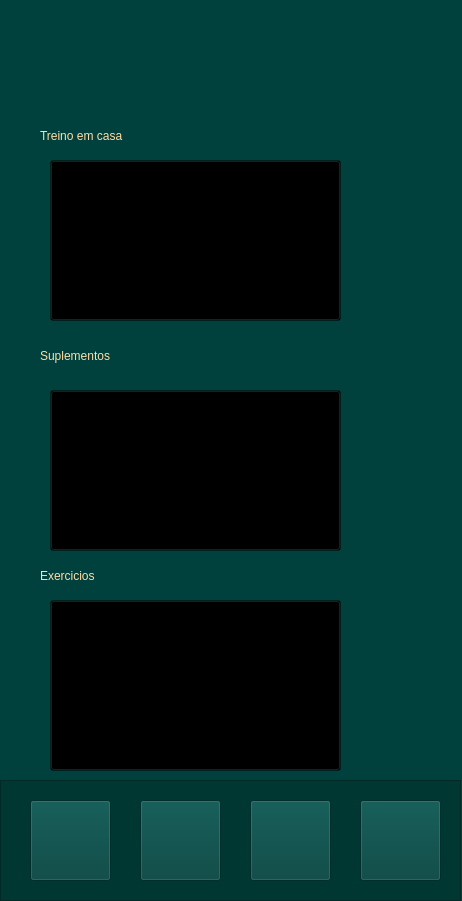
<?xml version="1.0" encoding="UTF-8"?>
<ui version="4.0">
 <class>Form</class>
 <widget class="QWidget" name="Form">
  <property name="geometry">
   <rect>
    <x>0</x>
    <y>0</y>
    <width>462</width>
    <height>901</height>
   </rect>
  </property>
  <property name="minimumSize">
   <size>
    <width>390</width>
    <height>844</height>
   </size>
  </property>
  <property name="windowTitle">
   <string>Form</string>
  </property>
  <property name="styleSheet">
   <string notr="true">background-color: #00413D;</string>
  </property>
  <widget class="QLabel" name="label_7">
   <property name="geometry">
    <rect>
     <x>220</x>
     <y>170</y>
     <width>361</width>
     <height>551</height>
    </rect>
   </property>
   <property name="text">
    <string/>
   </property>
   <property name="pixmap">
    <pixmap>fotos/fundomenu.png</pixmap>
   </property>
   <property name="scaledContents">
    <bool>true</bool>
   </property>
  </widget>
  <widget class="QLabel" name="label">
   <property name="geometry">
    <rect>
     <x>40</x>
     <y>120</y>
     <width>141</width>
     <height>31</height>
    </rect>
   </property>
   <property name="styleSheet">
    <string notr="true">font: 75 14pt &quot;Georgia&quot;;
font: 75 16pt &quot;Georgia&quot;;
color: #FFDDA6;
background-color: none;</string>
   </property>
   <property name="text">
    <string>Treino em casa</string>
   </property>
  </widget>
  <widget class="QLabel" name="label_2">
   <property name="geometry">
    <rect>
     <x>40</x>
     <y>340</y>
     <width>141</width>
     <height>31</height>
    </rect>
   </property>
   <property name="styleSheet">
    <string notr="true">font: 75 14pt &quot;Georgia&quot;;
font: 75 16pt &quot;Georgia&quot;;
color: #FFDDA6;
background-color: none;</string>
   </property>
   <property name="text">
    <string>Suplementos</string>
   </property>
  </widget>
  <widget class="QLabel" name="label_3">
   <property name="geometry">
    <rect>
     <x>40</x>
     <y>560</y>
     <width>141</width>
     <height>31</height>
    </rect>
   </property>
   <property name="styleSheet">
    <string notr="true">color: #FFDDA6;
font: 75 16pt &quot;Georgia&quot;;
background-color: none;</string>
   </property>
   <property name="text">
    <string>Exercicios</string>
   </property>
  </widget>
  <widget class="QFrame" name="barra">
   <property name="geometry">
    <rect>
     <x>0</x>
     <y>780</y>
     <width>461</width>
     <height>121</height>
    </rect>
   </property>
   <property name="minimumSize">
    <size>
     <width>81</width>
     <height>81</height>
    </size>
   </property>
   <property name="styleSheet">
    <string notr="true">#barra{
background-color: rgb(1, 55, 51);
}</string>
   </property>
   <property name="frameShape">
    <enum>QFrame::StyledPanel</enum>
   </property>
   <property name="frameShadow">
    <enum>QFrame::Raised</enum>
   </property>
   <widget class="QPushButton" name="config">
    <property name="geometry">
     <rect>
      <x>250</x>
      <y>20</y>
      <width>81</width>
      <height>81</height>
     </rect>
    </property>
    <property name="minimumSize">
     <size>
      <width>81</width>
      <height>81</height>
     </size>
    </property>
    <property name="styleSheet">
     <string notr="true">#menu{
border:none;
}</string>
    </property>
    <property name="text">
     <string/>
    </property>
    <property name="icon">
     <iconset>
      <normaloff>fotos/config.png</normaloff>fotos/config.png</iconset>
    </property>
    <property name="iconSize">
     <size>
      <width>81</width>
      <height>81</height>
     </size>
    </property>
   </widget>
   <widget class="QPushButton" name="menu_4">
    <property name="geometry">
     <rect>
      <x>30</x>
      <y>20</y>
      <width>81</width>
      <height>81</height>
     </rect>
    </property>
    <property name="minimumSize">
     <size>
      <width>81</width>
      <height>81</height>
     </size>
    </property>
    <property name="styleSheet">
     <string notr="true">#menu{
border:none;
}</string>
    </property>
    <property name="text">
     <string/>
    </property>
    <property name="icon">
     <iconset>
      <normaloff>fotos/menu.png</normaloff>fotos/menu.png</iconset>
    </property>
    <property name="iconSize">
     <size>
      <width>81</width>
      <height>81</height>
     </size>
    </property>
   </widget>
   <widget class="QPushButton" name="perfil">
    <property name="geometry">
     <rect>
      <x>360</x>
      <y>20</y>
      <width>81</width>
      <height>81</height>
     </rect>
    </property>
    <property name="minimumSize">
     <size>
      <width>81</width>
      <height>81</height>
     </size>
    </property>
    <property name="styleSheet">
     <string notr="true">#menu{
border:none;
}</string>
    </property>
    <property name="text">
     <string/>
    </property>
    <property name="icon">
     <iconset>
      <normaloff>fotos/perfil.png</normaloff>fotos/perfil.png</iconset>
    </property>
    <property name="iconSize">
     <size>
      <width>81</width>
      <height>81</height>
     </size>
    </property>
   </widget>
   <widget class="QPushButton" name="treino">
    <property name="geometry">
     <rect>
      <x>140</x>
      <y>20</y>
      <width>81</width>
      <height>81</height>
     </rect>
    </property>
    <property name="minimumSize">
     <size>
      <width>81</width>
      <height>81</height>
     </size>
    </property>
    <property name="styleSheet">
     <string notr="true">#menu{
border:none;
}</string>
    </property>
    <property name="text">
     <string/>
    </property>
    <property name="icon">
     <iconset>
      <normaloff>fotos/treino.png</normaloff>fotos/treino.png</iconset>
    </property>
    <property name="iconSize">
     <size>
      <width>81</width>
      <height>81</height>
     </size>
    </property>
   </widget>
  </widget>
  <widget class="QPushButton" name="treinoemcasa">
   <property name="geometry">
    <rect>
     <x>50</x>
     <y>160</y>
     <width>291</width>
     <height>161</height>
    </rect>
   </property>
   <property name="styleSheet">
    <string notr="true">
background-color: transparent ;</string>
   </property>
   <property name="text">
    <string notr="true"/>
   </property>
   <property name="icon">
    <iconset>
     <normaloff>fotos/treino em casa (1).png</normaloff>fotos/treino em casa (1).png</iconset>
   </property>
   <property name="iconSize">
    <size>
     <width>290</width>
     <height>200</height>
    </size>
   </property>
   <property name="checkable">
    <bool>true</bool>
   </property>
   <property name="checked">
    <bool>false</bool>
   </property>
   <property name="default">
    <bool>false</bool>
   </property>
  </widget>
  <widget class="QPushButton" name="suplementos">
   <property name="geometry">
    <rect>
     <x>50</x>
     <y>390</y>
     <width>291</width>
     <height>161</height>
    </rect>
   </property>
   <property name="styleSheet">
    <string notr="true">
background-color: transparent ;</string>
   </property>
   <property name="text">
    <string notr="true"/>
   </property>
   <property name="icon">
    <iconset>
     <normaloff>fotos/treino em casa (2) (1).png</normaloff>fotos/treino em casa (2) (1).png</iconset>
   </property>
   <property name="iconSize">
    <size>
     <width>290</width>
     <height>200</height>
    </size>
   </property>
   <property name="checkable">
    <bool>true</bool>
   </property>
   <property name="checked">
    <bool>false</bool>
   </property>
   <property name="default">
    <bool>false</bool>
   </property>
  </widget>
  <widget class="QPushButton" name="exercicios">
   <property name="geometry">
    <rect>
     <x>50</x>
     <y>600</y>
     <width>291</width>
     <height>171</height>
    </rect>
   </property>
   <property name="styleSheet">
    <string notr="true">
background-color: transparent ;</string>
   </property>
   <property name="text">
    <string notr="true"/>
   </property>
   <property name="icon">
    <iconset>
     <normaloff>fotos/treino em casa (3).png</normaloff>fotos/treino em casa (3).png</iconset>
   </property>
   <property name="iconSize">
    <size>
     <width>290</width>
     <height>200</height>
    </size>
   </property>
   <property name="checkable">
    <bool>true</bool>
   </property>
   <property name="checked">
    <bool>false</bool>
   </property>
   <property name="default">
    <bool>false</bool>
   </property>
  </widget>
  <widget class="QLabel" name="label_4">
   <property name="geometry">
    <rect>
     <x>0</x>
     <y>0</y>
     <width>463</width>
     <height>101</height>
    </rect>
   </property>
   <property name="text">
    <string/>
   </property>
   <property name="pixmap">
    <pixmap>fotos/topicos.png</pixmap>
   </property>
   <property name="scaledContents">
    <bool>true</bool>
   </property>
  </widget>
 </widget>
 <resources/>
 <connections/>
</ui>
